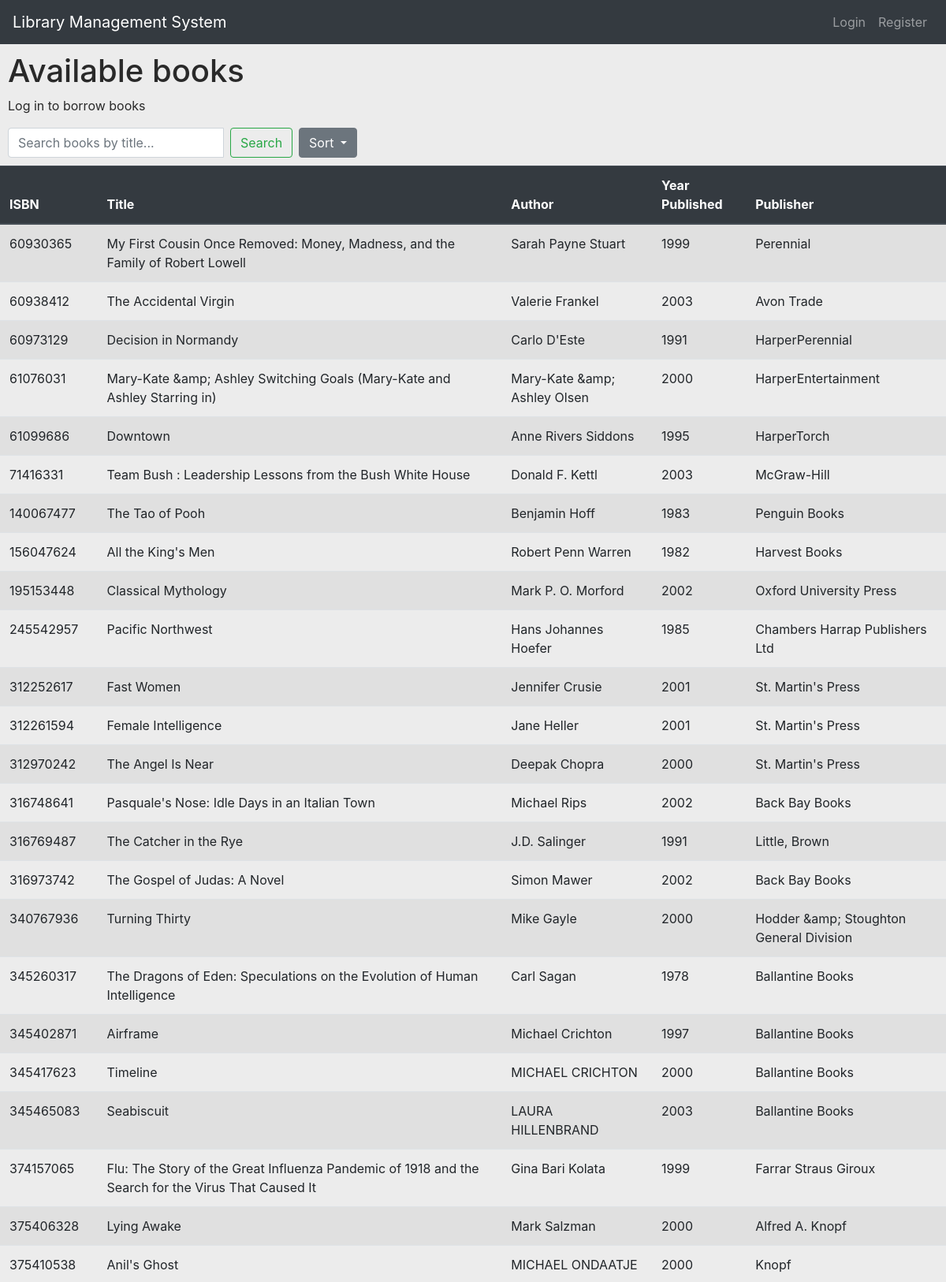
The page /home (upper part) on the database its author committed.
### library/models.py (models this page shows)
class Book(db.Model):
    isbn = db.Column(db.Integer, primary_key=True)
    title = db.Column(db.String(256), nullable=False)
    author = db.Column(db.String(256), nullable=False)
    year_published = db.Column(db.Integer, nullable=False)
    publisher = db.Column(db.String(256))
    ratings = db.relationship('Rating', backref='book', lazy='dynamic')
    borrowed = db.relationship('Borrowed', backref='book', lazy='dynamic')

### library/routes.py (the view)
@app.route('/')
@app.route('/home')
def home():
    search_query = request.args.get('search_query')
    sort_option = request.args.get('sort')
    if search_query and search_query.lower() != "all":
        books_query = Book.query.filter(Book.title.ilike(f'%{search_query}%'))
        flash("Search results for book title: '{}'".format(search_query), 'success')
    else:
        books_query = Book.query
    if sort_option == 'title_az':
        books_query = books_query.order_by(asc(Book.title))
    elif sort_option == 'title_za':
        books_query = books_query.order_by(desc(Book.title))
    elif sort_option == 'year_oldest':
        books_query = books_query.order_by(asc(Book.year_published))
    elif sort_option == 'year_newest':
        books_query = books_query.order_by(desc(Book.year_published))
    borrowed = exists().where(Book.isbn == Borrowed.isbn)
    books_query = books_query.filter(~borrowed)
    books = books_query.all()
    return render_template('home.html', books=books, search_query=search_query)

### library/templates/home.html (shortened to what this page needs)
{% extends 'base.html' %}
{% block content %}
    <h1 class="title" style="margin-left: 10px; margin-top: 10px;">Available books</h1>
    {% if not current_user.is_authenticated %}
    <p style="margin-left: 10px">Log in to borrow books</p>
    {% endif %}
    <form class="form-inline" action="{{ url_for('home') }}" method="get">
        <div class="input-group" style="margin-left: 10px">
            <input type="text" class="form-control mr-sm-2" name="search_query" placeholder="Search books by title...">
            <button class="btn btn-outline-success my-2 my-sm-0" type="submit">Search</button>
        </div>
        {% if books %}
        <div class="btn-group ml-2">
            <button class="btn btn-secondary dropdown-toggle" type="button" data-toggle="dropdown" aria-haspopup="true" aria-expanded="false">
                Sort
            </button>
        </div>
        {% endif %}
    </form>
    <table class="table table-striped" style="margin-top: 10px">
        <thead class="thead-dark">
            <tr>
                <th>ISBN</th>
                <th>Title</th>
                <th>Author</th>
                <th>Year Published</th>
                <th>Publisher</th>
            </tr>
        </thead>
        <tbody>
        {% for book in books %}
            <tr class="book">
                <td>{{ book.isbn }}</td>
                <td>{{ book.title }}</td>
                <td>{{ book.author }}</td>
                <td>{{ book.year_published }}</td>
                <td>{{ book.publisher }}</td>
            </tr>
        {% endfor %}
        </tbody>
    </table>
{% endblock %}

### library/templates/base.html (style rules this page uses)
body { background-color: #ECECEC; color: #292929 }

### rows shown on the page
Book: isbn "60930365", title "My First Cousin Once Removed: Money, Madness, and the Family of Robert Lowell", author "Sarah Payne Stuart", year_published "1999", publisher "Perennial"
Book: isbn "60938412", title "The Accidental Virgin", author "Valerie Frankel", year_published "2003", publisher "Avon Trade"
Book: isbn "60973129", title "Decision in Normandy", author "Carlo D'Este", year_published "1991", publisher "HarperPerennial"
Book: isbn "61076031", title "Mary-Kate &amp; Ashley Switching Goals (Mary-Kate and Ashley Starring in)", author "Mary-Kate &amp; Ashley Olsen", year_published "2000", publisher "HarperEntertainment"
Book: isbn "61099686", title "Downtown", author "Anne Rivers Siddons", year_published "1995", publisher "HarperTorch"
Book: isbn "71416331", title "Team Bush : Leadership Lessons from the Bush White House", author "Donald F. Kettl", year_published "2003", publisher "McGraw-Hill"
Book: isbn "140067477", title "The Tao of Pooh", author "Benjamin Hoff", year_published "1983", publisher "Penguin Books"
Book: isbn "156047624", title "All the King's Men", author "Robert Penn Warren", year_published "1982", publisher "Harvest Books"
Book: isbn "195153448", title "Classical Mythology", author "Mark P. O. Morford", year_published "2002", publisher "Oxford University Press"
Book: isbn "245542957", title "Pacific Northwest", author "Hans Johannes Hoefer", year_published "1985", publisher "Chambers Harrap Publishers Ltd"
Book: isbn "312252617", title "Fast Women", author "Jennifer Crusie", year_published "2001", publisher "St. Martin's Press"
Book: isbn "312261594", title "Female Intelligence", author "Jane Heller", year_published "2001", publisher "St. Martin's Press"
Book: isbn "312970242", title "The Angel Is Near", author "Deepak Chopra", year_published "2000", publisher "St. Martin's Press"
Book: isbn "316748641", title "Pasquale's Nose: Idle Days in an Italian Town", author "Michael Rips", year_published "2002", publisher "Back Bay Books"
Book: isbn "316769487", title "The Catcher in the Rye", author "J.D. Salinger", year_published "1991", publisher "Little, Brown"
Book: isbn "316973742", title "The Gospel of Judas: A Novel", author "Simon Mawer", year_published "2002", publisher "Back Bay Books"
Book: isbn "340767936", title "Turning Thirty", author "Mike Gayle", year_published "2000", publisher "Hodder &amp; Stoughton General Division"
Book: isbn "345260317", title "The Dragons of Eden: Speculations on the Evolution of Human Intelligence", author "Carl Sagan", year_published "1978", publisher "Ballantine Books"
Book: isbn "345402871", title "Airframe", author "Michael Crichton", year_published "1997", publisher "Ballantine Books"
Book: isbn "345417623", title "Timeline", author "MICHAEL CRICHTON", year_published "2000", publisher "Ballantine Books"
Book: isbn "345465083", title "Seabiscuit", author "LAURA HILLENBRAND", year_published "2003", publisher "Ballantine Books"
Book: isbn "374157065", title "Flu: The Story of the Great Influenza Pandemic of 1918 and the Search for the Virus That Caused It", author "Gina Bari Kolata", year_published "1999", publisher "Farrar Straus Giroux"
Book: isbn "375406328", title "Lying Awake", author "Mark Salzman", year_published "2000", publisher "Alfred A. Knopf"
Book: isbn "375410538", title "Anil's Ghost", author "MICHAEL ONDAATJE", year_published "2000", publisher "Knopf"
